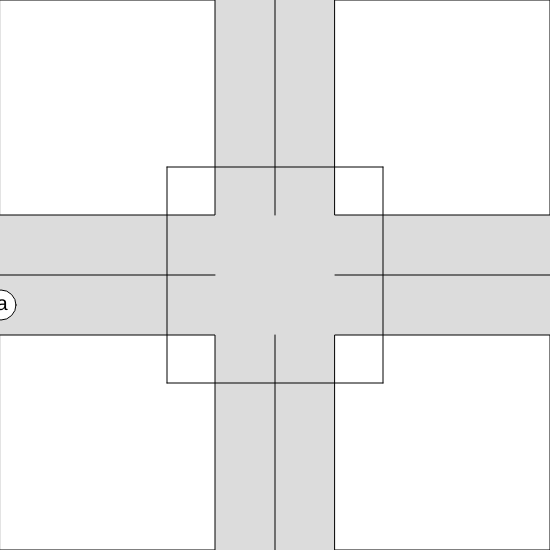
Frame 1 (no input)
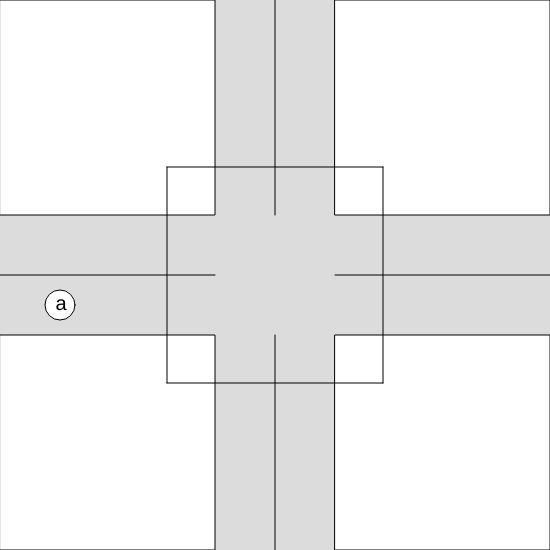
Frame 60 (no input)
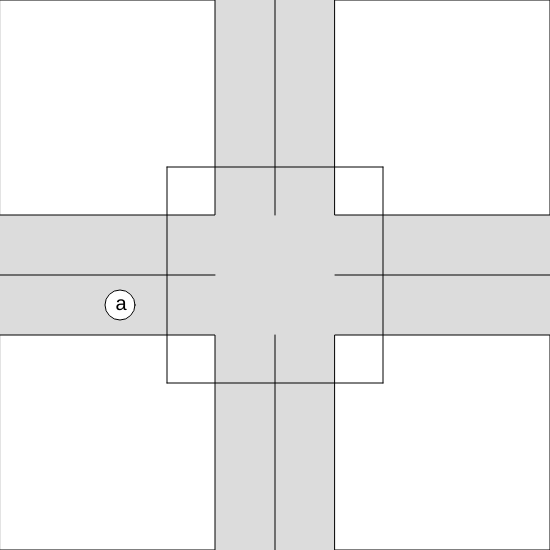
Frame 120 (the mouse pressed at the canvas centre since frame 60)

The p5.js sketch that drew these frames (run headless with seeded random() and noise() and a simulated clock; from frame 60 on, the mouse is pressed at the canvas centre):

// p5.js sketch
// ── sketch.js
const CAR_RADIUS = 30
const CANVAS_WIDTH = 550;
const CANVAS_HEIGHT = 550;
const ROAD_LENGTH = 130;
const ROAD_WIDTH = 120;
const intersectionAreaFactor = 100;

let cars = [];

let carsInsideIntersectionArea = []

let newCarMovingDirectionInput;

let newCarMergingDirection;

let newCarAcceleration;

let newCarSubmitButton;

let deleteAllCarsButton;


function setup() {
  
  
  createCanvas(CANVAS_WIDTH, CANVAS_HEIGHT);
  
  createUserInputInterface();
  
  let firstCar = new Car('a', CAR_RADIUS, '+x', 1, '-y')
  
  firstCar.initSpawnPosition();
  
  cars.push(firstCar);
  
}
  

function draw() {

  background(220);
  
  showRoads(CANVAS_WIDTH, CANVAS_HEIGHT, ROAD_LENGTH, ROAD_WIDTH);
  
  showIntersectionArea(CANVAS_WIDTH, CANVAS_HEIGHT, ROAD_WIDTH, intersectionAreaFactor);
  
  
  for(let i = cars.length - 1; i >= 0; i--){
    
//     if(car.canMerge()){
      
//       car.merge()
      
//     }
    
    if(cars[i].isNearAnotherCar(60, cars)){
      
      cars[i].stop();
      
    } else if(cars[i].insideIntersectionArea()){
      
      if(!carsInsideIntersectionArea.includes(cars[i].name)){
      
          carsInsideIntersectionArea.push(cars[i].name);
          console.log(carsInsideIntersectionArea);
        
      }
      
      cars[i].accelerate()
      
              
    } else {
      
      cars[i].accelerate()
      
    }
  
    cars[i].show()
    
    
   }
  
  
}


const handleCreatingNewCar = () => {
  
  
  let newCar = new Car(String.fromCharCode(random(97, 123)), CAR_RADIUS, newCarMovingDirectionInput.selected(), parseInt(newCarAcceleration.value()), newCarMergingDirection.selected());
  
  newCar.initSpawnPosition();
    
  cars.push(newCar);
  
}




const handleDeletingAllCars = () => {
  
  for(let i = cars.length - 1; i >= 0; i--){
    
    cars.pop()
    
  }
  
  for(let i = carsInsideIntersectionArea.length - 1; i >= 0; i--){
    
    carsInsideIntersectionArea.pop()
    
  }
  
}


// ── Car.js
class Car {
  
  constructor(name, r, movingDirectionAxis, acceleration, targetMergingDirection){
    this.name = name;
    this.origin_x_Coord = 0;
    this.origin_y_Coord = 0;
    this.r = r;
    this.acceleration = acceleration;
    this.movingDirectionAxis = movingDirectionAxis;
    this.targetMergingDirection = targetMergingDirection;
    this.intersectionAreaDetails = [
  
  
              {

                directionAxis: '+y',
                axisPoint: (CANVAS_HEIGHT/2) - intersectionAreaFactor

              },
              {

                directionAxis: '-x',
                axisPoint: (CANVAS_WIDTH/2) + intersectionAreaFactor

              },
              {

                directionAxis: '-y',
                axisPoint: (CANVAS_HEIGHT/2) + intersectionAreaFactor

              },
              {

                directionAxis: '+x',
                axisPoint: (CANVAS_WIDTH/2) - intersectionAreaFactor

              }


    ];
    this.mergingMatrix = [
    
    [
      0,
      0,
      {
        
        x: (CANVAS_WIDTH/2) - 0.25*ROAD_WIDTH,
        y: (CANVAS_HEIGHT/2) + 0.25*ROAD_WIDTH
        
      },
      {
        
        x: (CANVAS_WIDTH/2) - 0.25*ROAD_WIDTH,
        y: (CANVAS_HEIGHT/2) - 0.25*ROAD_WIDTH
        
      }
    ],
    [
      0,
      0,
      {
        
        x: (CANVAS_WIDTH/2) + 0.25*ROAD_WIDTH,
        y: (CANVAS_HEIGHT/2) + 0.25*ROAD_WIDTH
      
      },
      {
        
        x: (CANVAS_WIDTH/2) + 0.25*ROAD_WIDTH,
        y: (CANVAS_HEIGHT/2) - 0.25*ROAD_WIDTH
        
      }
    ],
    [
      {
        
        x: (CANVAS_WIDTH/2) - 0.25*ROAD_WIDTH,
        y: (CANVAS_HEIGHT/2) + 0.25*ROAD_WIDTH
        
      },
      {
        
        x: (CANVAS_WIDTH/2) + 0.25*ROAD_WIDTH,
        y: (CANVAS_HEIGHT/2) + 0.25*ROAD_WIDTH
        
      },
      0,
      0
    ],
    [
      {
        
        x: (CANVAS_WIDTH/2) - 0.25*ROAD_WIDTH,
        y: (CANVAS_HEIGHT/2) - 0.25*ROAD_WIDTH
        
      }, 
      {
        
        x: (CANVAS_WIDTH/2) + 0.25*ROAD_WIDTH,
        y: (CANVAS_HEIGHT/2) - 0.25*ROAD_WIDTH
        
      },
      0,
      0
    ]

  ]
  }
  
  show(){
    
   
    
    ellipse(this.origin_x_Coord, this.origin_y_Coord, this.r, this.r);
    
    
    textSize(20)
    
    text(this.name, this.origin_x_Coord-0.15*this.r, this.origin_y_Coord+0.15*this.r);
    
  }
  
  stop(){
    
    this.acceleration = 0;
    
  }
  
  initSpawnPosition(){
    
      let carSpawnPosition = {};
  
      let cars_possible_startingPositions = [


        {
          movingDirectionAxis: '+y',
          x: (CANVAS_WIDTH/2) - 0.25*ROAD_WIDTH,
          y: 0
        },
        {
          movingDirectionAxis: '-x',
          x: CANVAS_WIDTH,
          y: (CANVAS_HEIGHT/2) - 0.25*ROAD_WIDTH
        },
        {
          movingDirectionAxis: '-y',
          x:(CANVAS_WIDTH/2) + 0.25*ROAD_WIDTH,
          y: CANVAS_HEIGHT
        },
        {
          movingDirectionAxis: '+x',
          x: 0,
          y: (CANVAS_HEIGHT/2) + 0.25*ROAD_WIDTH
        }

      ];



      for(let possiblePosition of cars_possible_startingPositions){

        if(this.movingDirectionAxis === possiblePosition.movingDirectionAxis){

          carSpawnPosition.x = possiblePosition.x;
          carSpawnPosition.y = possiblePosition.y;

        }

      }

      this.origin_x_Coord = carSpawnPosition.x;
      this.origin_y_Coord = carSpawnPosition.y;
    
  }
  
  insideIntersectionArea(){
    
    
    switch(this.movingDirectionAxis){
        
      case '+y':
        
        
        return this.origin_y_Coord >= this.intersectionAreaDetails[0].axisPoint;
   
        
      case '-y':
        
        return this.origin_y_Coord <= this.intersectionAreaDetails[2].axisPoint;
        
        
      case '-x':
        
        return this.origin_x_Coord <= this.intersectionAreaDetails[1].axisPoint;
           
       
      case '+x':
        
        return this.origin_x_Coord >= this.intersectionAreaDetails[3].axisPoint;
        
        
    }
    
  }
  
  isNearAnotherCar(nearThreshold, cars){
    
    for(let car of cars){
      
      if(this.name !== car.name){
        
        if(Math.abs(this.origin_x_Coord - car.origin_x_Coord) < nearThreshold && Math.abs(this.origin_y_Coord - car.origin_y_Coord) < nearThreshold){
          
          this.acceleration = 0;
          
          return true;
        }
        
      }
      
    }
    
    return false;
    
    
  
    
  }
  
  canMerge(){
    
    let thisRow;
    let thisCol;

    switch(this.targetMergingDirection){


      case '+y':

        thisRow = 0;
        break;

      case '-y':
        thisRow = 1;
        break;

      case '+x':
        thisRow = 2;
        break;

      case '-x':
        thisRow = 3;
        break;


    }

  switch(this.movingDirectionAxis){


      case '+y':

        thisCol = 0;
        break;

      case '-y':
        thisCol = 1;
        break;

      case '+x':
        thisCol = 2;
        break;

      case '-x':
        thisCol = 3;
        break;


    }
    
    if(this.origin_x_Coord === this.mergingMatrix[thisRow][thisCol].x){
      
      if(this.origin_y_Coord === this.mergingMatrix[thisRow][thisCol].y){
        
        return true;
        
      } else {
        
        return false;
        
      }
      
    } else {
      
      return false;
      
    }
    
}
  
  merge(){
    
    this.movingDirectionAxis = this.targetMergingDirection;
    
  }
  
  
  accelerate(){
    
    switch(this.movingDirectionAxis){
        
      case '+x':
        
        if(this.origin_x_Coord > CANVAS_WIDTH){
          
          this.origin_x_Coord = 0;
          
        } else {
                      
          this.origin_x_Coord += this.acceleration;
          
        }
        
        break;
        
      case '-x':
        
        if(this.origin_x_Coord < 0) {
          
          this.origin_x_Coord = CANVAS_WIDTH;
          
        } else {
                      
          this.origin_x_Coord -= this.acceleration;
          
        }
        
        break;
        
      case '+y':
        
        if(this.origin_y_Coord > CANVAS_HEIGHT){
          
          this.origin_y_Coord = 0;
          
        } else {
          
          this.origin_y_Coord += this.acceleration;
          
        }
        
        break;
        
      case '-y':
        
        if(this.origin_y_Coord < 0) {
          
          this.origin_y_Coord = CANVAS_HEIGHT;
          
        } else {
          
          this.origin_y_Coord -= this.acceleration;
          
        }
        
        break;
        
    }
    
  }
  
  
}
// ── createCars.js
function createCars(NUM_OF_CARS){
  
  let cars = [];
  
  let usedCarNames = [];

  let trafficAxisDirections = ['+y', '-y', '+x', '-x'];
  
  let cars_possible_startingPositions = [
  
    
    {
      movingDirectionAxis: '+y',
      x: (CANVAS_WIDTH/2) - 0.25*ROAD_WIDTH,
      y: 0
    },
    {
      movingDirectionAxis: '-x',
      x: CANVAS_WIDTH,
      y: (CANVAS_HEIGHT/2) - 0.25*ROAD_WIDTH
    },
    {
      movingDirectionAxis: '-y',
      x:(CANVAS_WIDTH/2) + 0.25*ROAD_WIDTH,
      y: CANVAS_HEIGHT
    },
    {
      movingDirectionAxis: '+x',
      x: 0,
      y: (CANVAS_HEIGHT/2) + 0.25*ROAD_WIDTH
    }

  ];
  
  let usedNames = [];
  
  for(let i = 0; i < NUM_OF_CARS; i++){
            
        let thisRandomCarStartingPos = random(cars_possible_startingPositions);
    
    let thisDirection = thisRandomCarStartingPos.movingDirectionAxis;
    
    let randomTargetAxisDir = thisDirection
    
    while(randomTargetAxisDir === thisDirection){
      randomTargetAxisDir = random(trafficAxisDirections)
    }
    
    
    let thisOriginXCoord = thisRandomCarStartingPos.x
    let thisOriginYCoord = thisRandomCarStartingPos.y
    
    let thisCarName = random(['a', 'b', 'c', 'd']);
    
    while(usedCarNames.includes(thisCarName)){
      thisCarName = random(['a', 'b', 'c', 'd']);
    }
    
    usedCarNames.push(thisCarName);
    
    cars[i] = new Car(thisCarName,CANVAS_WIDTH, CANVAS_HEIGHT, ROAD_WIDTH, thisOriginXCoord, thisOriginYCoord, CAR_RADIUS, thisDirection, randomTargetAxisDir)
    
  }
 
  
  return cars;
  
  
}
// ── createUserInputInterface.js
const createUserInputInterface = () => {
  
  newCarMovingDirectionInput = createSelect()
  
  newCarMovingDirectionInput.option("+x")
  newCarMovingDirectionInput.option("+y")
  newCarMovingDirectionInput.option("-x")
  newCarMovingDirectionInput.option("-y")
  
  newCarMovingDirectionInput.selected("+x")
  
  newCarMovingDirectionInput.position(700,200);
  
  newCarMergingDirection = createSelect()
  
  newCarMergingDirection.option("+x")
  newCarMergingDirection.option("+y")
  newCarMergingDirection.option("-x")
  newCarMergingDirection.option("-y")
  
  newCarMergingDirection.selected("-y")
  
  newCarMergingDirection.position(800,200);
  
  newCarAcceleration = createInput();
  
  newCarAcceleration.position(700, 250)
  
  newCarAcceleration.value(1);

  
  newCarSubmitButton = createButton("Create car")
  
  newCarSubmitButton.position(700, 300)
  
  newCarSubmitButton.mousePressed(handleCreatingNewCar)
  
  deleteAllCarsButton = createButton("Delete all cars");
  
  deleteAllCarsButton.position(700, 500)
  
  deleteAllCarsButton.mousePressed(handleDeletingAllCars);
  
}
// ── intersectionArea.js
const showIntersectionArea = (CANVAS_WIDTH, CANVAS_HEIGHT, ROAD_WIDTH) => {
  
  let areaIncreaseFactor = 1.8;

  
  line(

        CANVAS_WIDTH/2 - areaIncreaseFactor*(ROAD_WIDTH/2),
        CANVAS_HEIGHT/2 - areaIncreaseFactor*(ROAD_WIDTH/2),
        CANVAS_WIDTH/2 + areaIncreaseFactor*(ROAD_WIDTH/2),
        CANVAS_HEIGHT/2 - areaIncreaseFactor*(ROAD_WIDTH/2)
  );
  
  line(

        CANVAS_WIDTH/2 - areaIncreaseFactor*(ROAD_WIDTH/2),
        CANVAS_HEIGHT/2 - areaIncreaseFactor*(ROAD_WIDTH/2),
        CANVAS_WIDTH/2 - areaIncreaseFactor*(ROAD_WIDTH/2),
        CANVAS_HEIGHT/2 + areaIncreaseFactor*(ROAD_WIDTH/2)
  
  );
  
  line(

        CANVAS_WIDTH/2 - areaIncreaseFactor*(ROAD_WIDTH/2),
        CANVAS_HEIGHT/2 + areaIncreaseFactor*(ROAD_WIDTH/2),
        CANVAS_WIDTH/2 + areaIncreaseFactor*(ROAD_WIDTH/2),
        CANVAS_HEIGHT/2 + areaIncreaseFactor*(ROAD_WIDTH/2)
  
  );
  
  line(

        CANVAS_WIDTH/2 + areaIncreaseFactor*(ROAD_WIDTH/2),
        CANVAS_HEIGHT/2 + areaIncreaseFactor*(ROAD_WIDTH/2),
        CANVAS_WIDTH/2 + areaIncreaseFactor*(ROAD_WIDTH/2),
        CANVAS_HEIGHT/2 - areaIncreaseFactor*(ROAD_WIDTH/2)
  
  );
  

  
  
  
  
}
// ── roads.js
const showRoads = (CANVAS_WIDTH, CANVAS_HEIGHT, ROAD_LENGTH, ROAD_WIDTH) => {
  
  let each_rectangle_length = (CANVAS_WIDTH - ROAD_WIDTH)/2;
  
  let each_rectangle_height = (CANVAS_HEIGHT - ROAD_WIDTH)/2;
  
  let rectangle_topLeft_origin = {
    
    x: 0,
    y: 0
    
  }
  
  let rectangle_topRight_origin = {
    
    x: each_rectangle_length + ROAD_WIDTH,
    y: 0
    
  }
  
  let rectangle_bottomLeft_origin = {
    
    x: 0,
    y: each_rectangle_height + ROAD_WIDTH
    
  }
  
  let rectangle_bottomRight_origin = {
    
    x: each_rectangle_length + ROAD_WIDTH,
    y: each_rectangle_height + ROAD_WIDTH
    
  } 
  
  rect(rectangle_topLeft_origin.x, rectangle_topLeft_origin.y, each_rectangle_length, each_rectangle_height);
  
  
  rect(rectangle_topRight_origin.x, rectangle_topRight_origin.y, each_rectangle_length, each_rectangle_height);
  
  
  rect(rectangle_bottomLeft_origin.x, rectangle_bottomLeft_origin.y, each_rectangle_length, each_rectangle_height);
  
  
  rect(rectangle_bottomRight_origin.x, rectangle_bottomRight_origin.y, each_rectangle_length, each_rectangle_height);
  
  line(CANVAS_WIDTH/2, 0, CANVAS_WIDTH/2, each_rectangle_height);
  line(0, CANVAS_HEIGHT/2, each_rectangle_length, CANVAS_HEIGHT/2);
  line(CANVAS_WIDTH/2, each_rectangle_height + ROAD_WIDTH, CANVAS_WIDTH/2, CANVAS_WIDTH);
  line(each_rectangle_length + ROAD_WIDTH, CANVAS_HEIGHT/2, CANVAS_WIDTH, CANVAS_HEIGHT/2);
  
  
}
